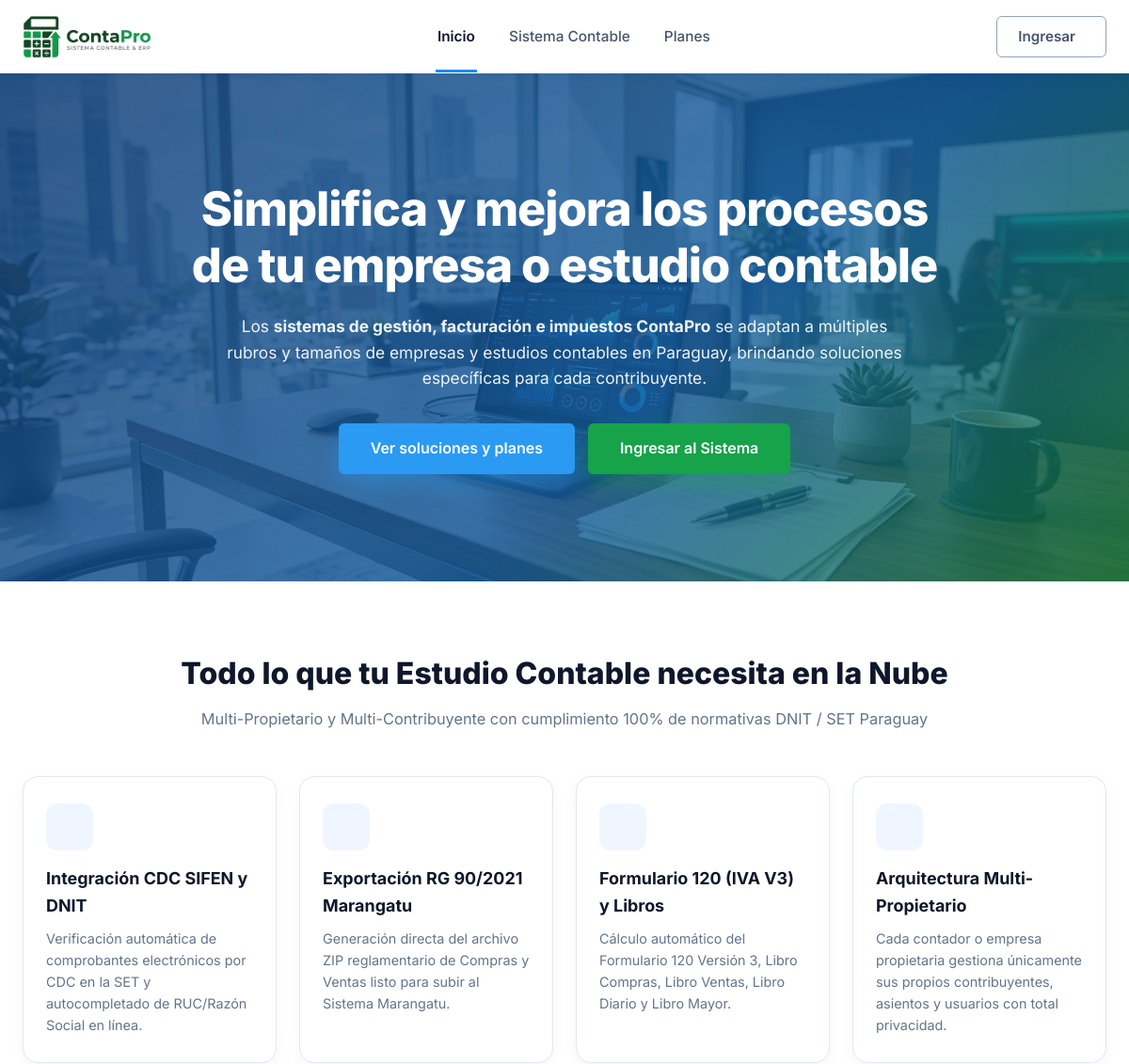
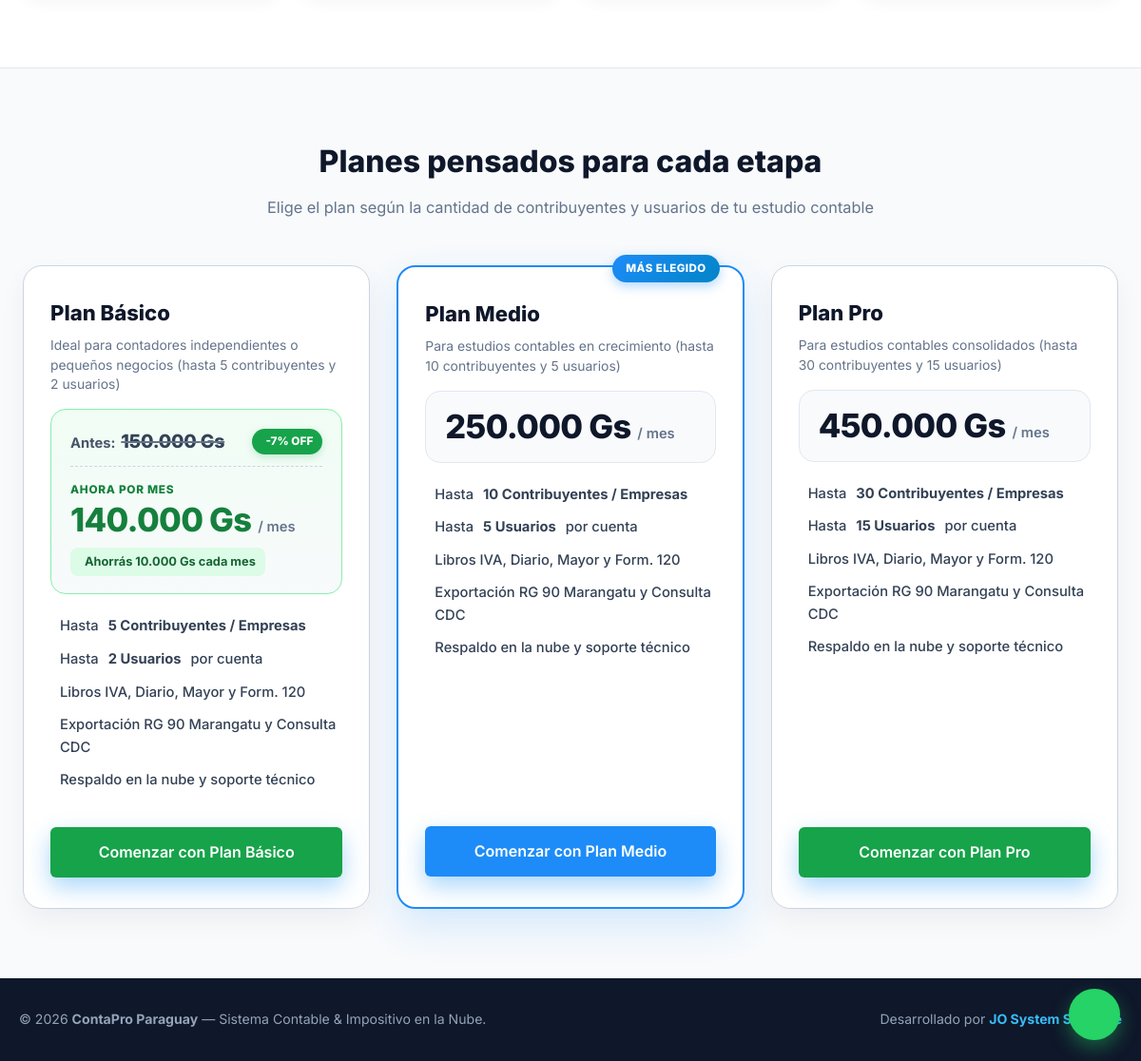
The page / on the database its author committed (2 pictures, top to bottom).
### tables this page shows
CREATE TABLE `planes` (
  `id_plan` int NOT NULL AUTO_INCREMENT,
  `codigo_plan` varchar(30) NOT NULL,
  `nombre_plan` varchar(100) NOT NULL,
  `cod_grupo` varchar(10) DEFAULT 'CONTA',
  `max_contribuyentes` int NOT NULL DEFAULT '5',
  `max_usuarios` int NOT NULL DEFAULT '2',
  `precio_anterior` decimal(15,2) DEFAULT '0.00',
  `precio_mensual` decimal(15,2) DEFAULT '0.00',
  `descripcion` varchar(255) DEFAULT NULL,
  `estado` varchar(1) DEFAULT 'A',
  `orden` int DEFAULT '1',
  PRIMARY KEY (`id_plan`)
);

### app/Controllers/AuthController.php (called while the page is built, shortened)
<?php
class AuthController {
    public static function landing(): void {
        $planes = Database::queryForList("SELECT * FROM planes WHERE estado = 'A' ORDER BY orden, id_plan");
        View::render('landing', ['planes' => $planes]);
    }
}

### core/Database.php (called while the page is built, shortened)
<?php
class Database {
    private static ?PDO $pdo = null;
    public static function getConnection(): PDO {
        if (self::$pdo === null) {
            $cfg = require __DIR__ . '/../config/database.php';
            $dsn = sprintf(
                'mysql:host=%s;port=%s;dbname=%s;charset=%s',
                $cfg['host'],
                $cfg['port'],
                $cfg['dbname'],
                $cfg['charset']
            );
            self::$pdo = new PDO($dsn, $cfg['username'], $cfg['password'], [
                PDO::ATTR_ERRMODE            => PDO::ERRMODE_EXCEPTION,
                PDO::ATTR_DEFAULT_FETCH_MODE => PDO::FETCH_ASSOC,
                PDO::ATTR_EMULATE_PREPARES   => false,
            ]);
        }
        return self::$pdo;
    }
    public static function queryForList(string $sql, array $params = []): array {
        $stmt = self::getConnection()->prepare($sql);
        $stmt->execute(array_values($params));
        $rows = $stmt->fetchAll(PDO::FETCH_ASSOC);
        return $rows ?: [];
    }
}

### views/landing.php (the view, shortened to what this page needs)
<!DOCTYPE html>
<html lang="es">
<head>
</head>
<body>
    <header class="site-header">
        <div class="nav-container">
            <a href="/" class="brand-link">
                <img src="/images/logo_contapro.png" alt="ContaPro">
            </a>
            <ul class="nav-menu">
                <li><a href="#inicio" class="active">Inicio</a></li>
                <li><a href="#soluciones">Sistema Contable</a></li>
                <li><a href="#planes">Planes</a></li>
            </ul>
            <div class="ingresar-wrapper">
                <a href="/login" class="btn-ingresar">
                    <span>Ingresar</span>
                </a>
            </div>
        </div>
    </header>
    <section id="inicio" class="hero-section">
        <div class="hero-content">
            <h1>Simplifica y mejora los procesos de tu empresa o estudio contable</h1>
            <p>
                Los <strong>sistemas de gestión, facturación e impuestos ContaPro</strong> se adaptan a múltiples rubros y tamaños de empresas y estudios contables en Paraguay, brindando soluciones específicas para cada contribuyente.
            </p>
            <div style="display: flex; gap: 14px; justify-content: center; flex-wrap: wrap;">
                <a href="#planes" class="btn-hero">Ver soluciones y planes</a>
                <a href="/login" class="btn-hero" style="background: #16a34a; box-shadow: 0 10px 25px rgba(22, 163, 74, 0.4);">
                    <i class="ph ph-sign-in"></i> Ingresar al Sistema
                </a>
            </div>
        </div>
    </section>
    <section id="soluciones" class="section">
        <div class="section-title">
            <h2>Todo lo que tu Estudio Contable necesita en la Nube</h2>
            <p>Multi-Propietario y Multi-Contribuyente con cumplimiento 100% de normativas DNIT / SET Paraguay</p>
        </div>
        <div class="features-grid">
            <div class="feature-card">
                <div class="feature-icon"><i class="ph ph-qr-code"></i></div>
                <h3>Integración CDC SIFEN y DNIT</h3>
                <p>Verificación automática de comprobantes electrónicos por CDC en la SET y autocompletado de RUC/Razón Social en línea.</p>
            </div>
            <div class="feature-card">
                <div class="feature-icon"><i class="ph ph-file-zip"></i></div>
                <h3>Exportación RG 90/2021 Marangatu</h3>
                <p>Generación directa del archivo ZIP reglamentario de Compras y Ventas listo para subir al Sistema Marangatu.</p>
            </div>
            <div class="feature-card">
                <div class="feature-icon"><i class="ph ph-Notebook"></i></div>
                <h3>Formulario 120 (IVA V3) y Libros</h3>
                <p>Cálculo automático del Formulario 120 Versión 3, Libro Compras, Libro Ventas, Libro Diario y Libro Mayor.</p>
            </div>
            <div class="feature-card">
                <div class="feature-icon"><i class="ph ph-users-three"></i></div>
                <h3>Arquitectura Multi-Propietario</h3>
                <p>Cada contador o empresa propietaria gestiona únicamente sus propios contribuyentes, asientos y usuarios con total privacidad.</p>
            </div>
        </div>
    </section>
    <div id="planes" class="planes-bg">
        <section class="section">
            <div class="section-title">
                <h2>Planes pensados para cada etapa</h2>
                <p>Elige el plan según la cantidad de contribuyentes y usuarios de tu estudio contable</p>
            </div>
            <div class="planes-grid">
                <?php foreach (($planes ?? []) as $idx => $pl):
                    if (($pl['codigo_plan'] ?? '') === 'ILIMITADO') continue;
                    $isPopular = ($pl['codigo_plan'] ?? '') === 'MEDIO';
                    $precioActual = (float)($pl['precio_mensual'] ?? 0);
                    $precioAnt    = (float)($pl['precio_anterior'] ?? 0);
                    $tieneDesc    = ($precioAnt > $precioActual && $precioActual > 0);
                    $ahorroGs     = $tieneDesc ? ($precioAnt - $precioActual) : 0;
                    $pctDesc      = $tieneDesc ? (int)round(($ahorroGs / $precioAnt) * 100) : 0;
                    $precioFmt    = number_format($precioActual, 0, ',', '.');
                    $precioAntFmt = number_format($precioAnt, 0, ',', '.');
                    $ahorroFmt    = number_format($ahorroGs, 0, ',', '.');
                    $msgPlan = "¡Hola! Estoy interesado en el " . ($pl['nombre_plan'] ?? 'Plan') . " de ContaPro (" . ($tieneDesc ? "Oferta {$precioFmt} Gs/mes, antes {$precioAntFmt} Gs" : "{$precioFmt} Gs/mes") . " - hasta " . (int)$pl['max_contribuyentes'] . " contribuyentes y " . (int)$pl['max_usuarios'] . " usuarios). ¿Me podrían brindar más información para habilitar mi cuenta?";
                    $waPlanUrl = "https://wa.me/595982965515?text=" . rawurlencode($msgPlan);
                ?>
                <div class="plan-card <?= $isPopular ? 'popular' : '' ?> <?= $tieneDesc ? 'has-discount' : '' ?>">
                    <?php if ($isPopular): ?>
                        <div class="badge-popular">Más elegido</div>
                    <?php endif; ?>
                    <div class="plan-name"><?= htmlspecialchars($pl['nombre_plan']) ?></div>
                    <div class="plan-desc"><?= htmlspecialchars($pl['descripcion'] ?? '') ?></div>
                    <div class="plan-price-box">
                        <?php if ($tieneDesc): ?>
                            <div class="plan-old-price-row">
                                <span class="plan-old-price">Antes: <del><?= $precioAntFmt ?> Gs</del></span>
                                <span class="plan-discount-pill"><i class="ph ph-tag"></i> -<?= $pctDesc ?>% OFF</span>
                            </div>
                            <span class="plan-now-label">Ahora por mes</span>
                        <?php endif; ?>
                        <div class="plan-price">
                            <?= $precioFmt ?> Gs <span>/ mes</span>
                        </div>
                        <?php if ($tieneDesc): ?>
                            <div>
                                <span class="plan-savings-note">
                                    <i class="ph ph-check-circle"></i> Ahorrás <?= $ahorroFmt ?> Gs cada mes
                                </span>
                            </div>
                        <?php endif; ?>
                    </div>
                    <ul class="plan-list">
                        <li><i class="ph ph-check-circle"></i> Hasta <strong><?= (int)$pl['max_contribuyentes'] ?> Contribuyentes / Empresas</strong></li>
                        <li><i class="ph ph-check-circle"></i> Hasta <strong><?= (int)$pl['max_usuarios'] ?> Usuarios</strong> por cuenta</li>
                        <li><i class="ph ph-check-circle"></i> Libros IVA, Diario, Mayor y Form. 120</li>
                        <li><i class="ph ph-check-circle"></i> Exportación RG 90 Marangatu y Consulta CDC</li>
                        <li><i class="ph ph-check-circle"></i> Respaldo en la nube y soporte técnico</li>
                    </ul>
                    <a href="<?= htmlspecialchars($waPlanUrl) ?>" target="_blank" rel="noopener" class="btn-hero" style="text-align: center; background: <?= $isPopular ? '#1d8cf8' : '#16a34a' ?>;">
                        Comenzar con <?= htmlspecialchars($pl['nombre_plan']) ?>
                    </a>
                </div>
                <?php endforeach; ?>
            </div>
        </section>
    </div>
    <footer style="background: #0f172a; color: #94a3b8; text-align: center; padding: 32px 20px; font-size: 0.88rem;">
        <div style="max-width: 1200px; margin: 0 auto; display: flex; justify-content: space-between; align-items: center; flex-wrap: wrap; gap: 12px;">
            <div>&copy; <?= date('Y') ?> <strong>ContaPro Paraguay</strong> — Sistema Contable &amp; Impositivo en la Nube.</div>
            <div>Desarrollado por <a href="https://www.josystem.click/" target="_blank" rel="noopener" style="color: #38bdf8; text-decoration: none; font-weight: 700;">JO System Software</a></div>
        </div>
    </footer>
    <?php
        $waDefaultMsg = "¡Hola! Estoy visitando la web de ContaPro y me gustaría recibir más información sobre el Sistema Contable en la Nube y sus planes.";
        $waDefaultUrl = "https://wa.me/595982965515?text=" . rawurlencode($waDefaultMsg);
    ?>
    <a href="<?= htmlspecialchars($waDefaultUrl) ?>" target="_blank" rel="noopener" class="float-wa" title="Contactar por WhatsApp"><i class="ph ph-whatsapp-logo"></i></a>
</body>
</html>

### rows shown on the page
planes: nombre_plan "Plan Básico", descripcion "Ideal para contadores independientes o pequeños negocios (hasta 5 contribuyentes y 2 usuarios)", precio_anterior "150.000", pctDesc "7", precio_mensual "140.000", ahorroFmt "10.000", max_contribuyentes "5", max_usuarios "2"
planes: codigo_plan "MÁS ELEGIDO", nombre_plan "Plan Medio", descripcion "Para estudios contables en crecimiento (hasta 10 contribuyentes y 5 usuarios)", precio_mensual "250.000", max_contribuyentes "10", max_usuarios "5"
planes: nombre_plan "Plan Pro", descripcion "Para estudios contables consolidados (hasta 30 contribuyentes y 15 usuarios)", precio_mensual "450.000", max_contribuyentes "30", max_usuarios "15"
